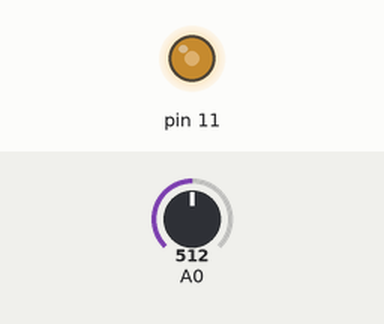
Bench run of a sketch on a simulated Arduino Uno, built with avr-gcc and run on an emulated ATmega328P. Parts: output pins drawn as LEDs (lit = HIGH). The test bench sets the inputs (shaded band); at power-on: A0 = 512.

Above: at 1.2 s.
1.3 s: A0 set to 716
At 2.2 s:
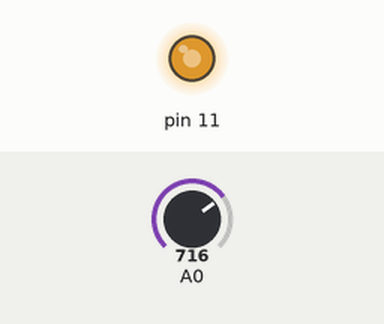
2.8 s: A0 set to 900
At 3.3 s:
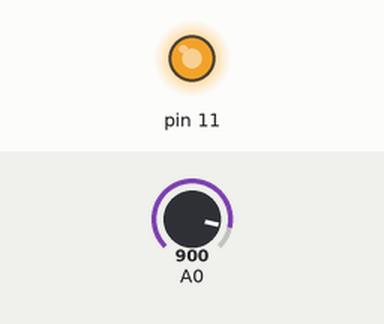
4.3 s: A0 set to 122
At 5.5 s:
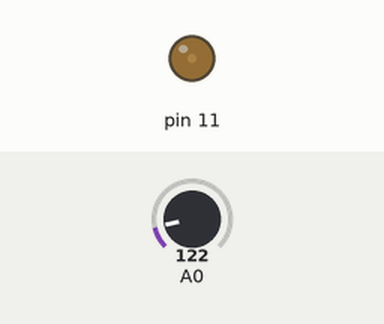
5.8 s: A0 set to 0
At 6.8 s:
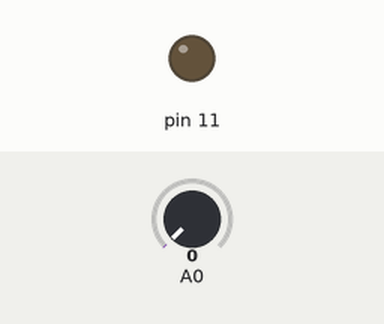
Timing chart, 0 to 8.3 s (numbered marks = the images above; inputs shaded):
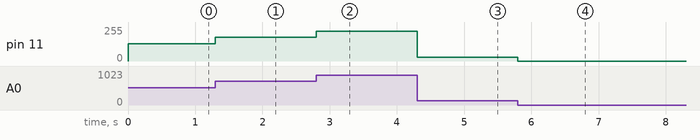

The sketch:

m1_atividade4_questaoB.ino
```cpp
void setup() {
  pinMode(11, OUTPUT);
}

void loop() {
  int val = analogRead(A0);
  analogWrite(11, val/4);
}
```

Measured:
- after the input at 1.3 s, pin 11: 128/255 → 179/255 at once
- after the input at 2.8 s, pin 11: 179/255 → 225/255 at once
- after the input at 4.3 s, pin 11: 225/255 → 30/255 at once
- after the input at 5.8 s, pin 11: 30/255 → 0/255 at once
